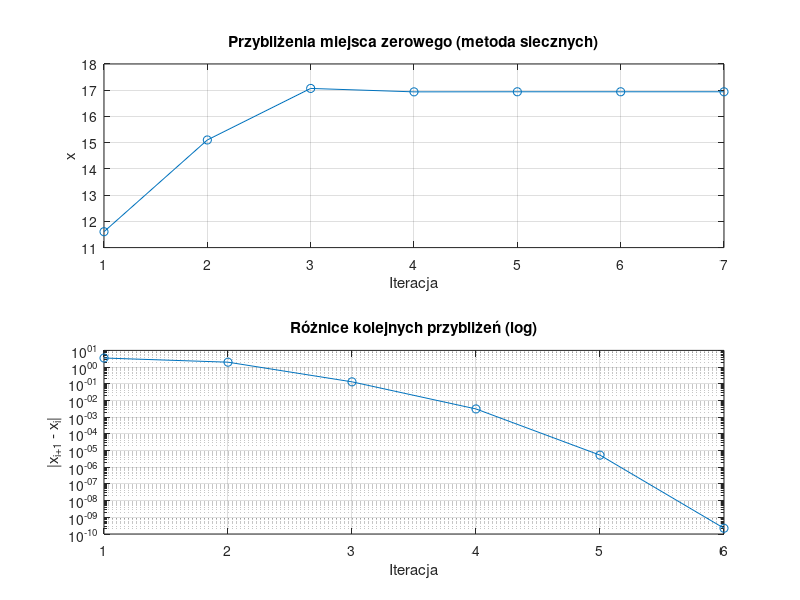

MATLAB code to generate this figure:
function [xvec, xdif, xsolution, ysolution, iterations] = velocity_secant()
    % Metoda siecznych do znalezienia miejsca zerowego funkcji impedance_difference

    x0 = 1;    % pierwszy punkt startowy
    x1 = 40;   % drugi punkt startowy
    ytolerance = 1e-12;
    max_iterations = 1000;

    f0 = velocity_difference(x0);
    f1 = velocity_difference(x1);

    xvec = [];
    xvec(1,1) = (x0+x1)/2;

    xdif = [];
    xsolution = Inf;
    ysolution = Inf;
    iterations = max_iterations;

    for ii = 1:max_iterations
        if f1 - f0 == 0
            warning('Dzielenie przez zero w metodzie siecznych – zatrzymano.');
            break;
        end

        x2 = x1 - f1 * (x1 - x0) / (f1 - f0);
        f2 = velocity_difference(x2);
        xvec(ii,1) = x2;

        if ii > 1
            xdif(ii-1,1) = abs(xvec(ii) - xvec(ii-1));
        end

        if abs(f2) < ytolerance
            xsolution = x2;
            ysolution = f2;
            iterations = ii;
            break;
        else
            x0 = x1;
            f0 = f1;
            x1 = x2;
            f1 = f2;
        end
    end

    % Wykresy
    figure;

    % Górny wykres – przybliżenia
    subplot(2,1,1);
    plot(xvec, '-o');
    title('Przybliżenia miejsca zerowego (metoda siecznych)');
    xlabel('Iteracja');
    ylabel('x');
    grid on;

    % Dolny wykres – różnice logarytmicznie
    subplot(2,1,2);
    semilogy(xdif, '-o');
    title('Różnice kolejnych przybliżeń (log)');
    xlabel('Iteracja');
    ylabel('|x_{i+1} - x_i|');
    grid on;
end

function velocity_delta = velocity_difference(t)
% t - czas od startu rakiety
u=2000;
m0=150000;
q=2700;
g=1.622;
M=700;
 if t <= 0 
        error('Czas musi być w wiekszy od zera');
 end
v = u * log(m0 / (m0 - q * t)) - g * t;
velocity_delta = v-M;

end
